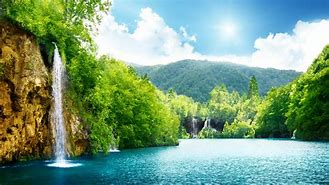
#> input picture Image manipulation/pic1.jpg, 329 x 185 px
$ python ImageM.py
#> lines starting #> are read from the running program, lines starting #| are printed output that depends on the picture
#image manipulator
from PIL import Image, ImageFilter
import os

size_300 = (300,300)
size_700 = (700,700)


for f in os.listdir('.'):
    if f.endswith('.jpeg'):
        i = Image.open(f)
        fn, fext = os.path.splittext(f)

        i.thumbnail(size_700)
        i.save('700/{}_700{}'.format(fn,fext))

        i.thumbnail(size_300)
        i.save('300/{}_300{}'.format(fn,fext))

image1= Image.open("pic1.jpg")
#> image1 is the input picture: PIL image 329x185 RGB; mean R, G, B 121.3, 156.3, 126.7
image1.rotate(90).show("pic1.jpg")

image2 = Image.open("pic2.jpg")
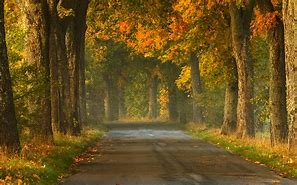
#> input picture Image manipulation/pic2.jpg, 297 x 185 px
#> image2 is the input picture: PIL image 297x185 RGB; mean R, G, B 108.1, 83.4, 31.3
image2.convert(mode = 'L').show("pic2.jpg")

image3 = Image.open("pic3.jpg")
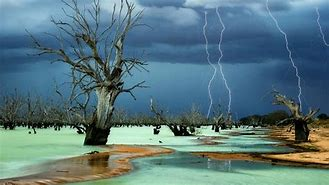
#> input picture Image manipulation/pic3.jpg, 329 x 185 px
#> image3 is the input picture: PIL image 329x185 RGB; mean R, G, B 89, 119.6, 126
image3.rotate(180).show("pic3.jpg")

image4 = Image.open("pic4.jpg")
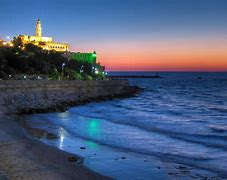
#> input picture Image manipulation/pic4.jpg, 227 x 180 px
#> image4 is the input picture: PIL image 227x180 RGB; mean R, G, B 77.6, 93.1, 123.2
image4.filter(ImageFilter.GaussianBlur(10)).show("pic4.jpg")

image5 = Image.open("pic5.jpg")
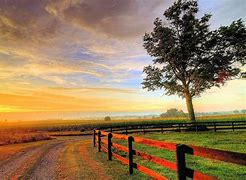
#> input picture Image manipulation/pic5.jpg, 246 x 180 px
#> image5 is the input picture: PIL image 246x180 RGB; mean R, G, B 150.3, 123.9, 91.1
image5.convert(mode = 'L').show("pic5.jpg")
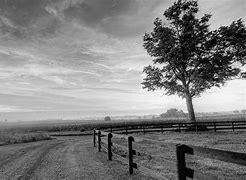
#> shown: PIL image 246x180 L; min 0, max 255, mean 128.1

image6 = Image.open("pic6.jpg")
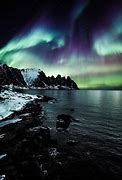
#> input picture Image manipulation/pic6.jpg, 122 x 180 px
#> image6 is the input picture: PIL image 122x180 RGB; mean R, G, B 48.6, 61.2, 65.1
image6.rotate(20).show("pic6.jpg")
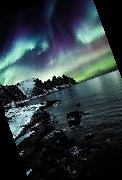
#> shown: PIL image 122x180 RGB; mean R, G, B 46.2, 58, 61.4

#> (the run stopped early here; a loop or call above may not have finished)
